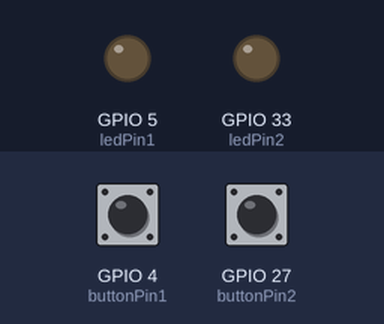
The sketch below on a simulated ESP32. On the bench: output pins drawn as LEDs (lit = HIGH). Dashed ring = blinking. The test bench sets the inputs (shaded band); at power-on: GPIO 27 (buttonPin2) LOW, GPIO 4 (buttonPin1) LOW. What the sketch prints to the serial monitor is not drawn.

Above: at 1.2 s.
1.3 s: GPIO 27 (buttonPin2) pulled HIGH for 3.2 s
At 1.7 s:
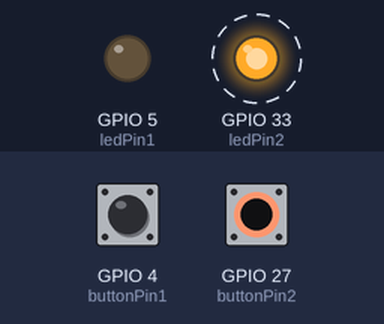
6.3 s: GPIO 4 (buttonPin1) pulled HIGH for 0.15 s
At 6.37 s:
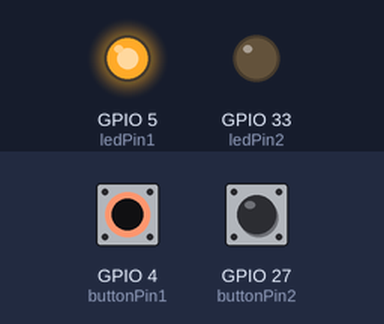
7.9 s: GPIO 4 (buttonPin1) pulled HIGH for 3.2 s
At 12.2 s:
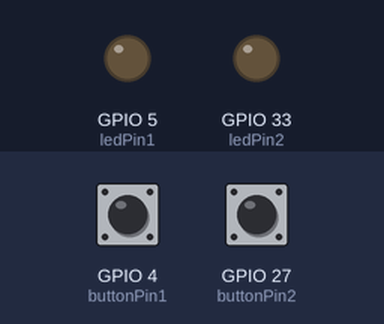
12.6 s: GPIO 4 (buttonPin1) driven HIGH and GPIO 27 (buttonPin2) driven HIGH
At 13.0 s:
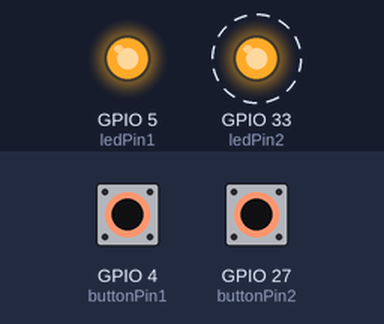
15.6 s: GPIO 4 (buttonPin1) driven LOW
At 16.0 s:
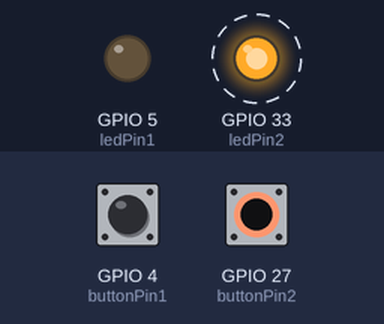
Timing chart, 0 to 19.6 s (numbered marks = the images above; inputs shaded):
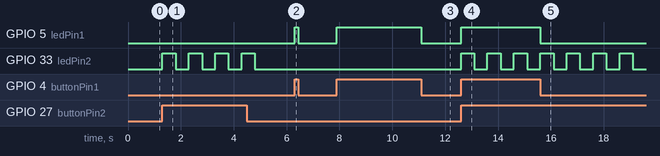

Measured:
- after the input at 1.3 s, GPIO 33 (ledPin2): alternates HIGH for 0.50 s and LOW for 0.50 s, 8 changes in all, then stays LOW, starting at once
- after the input at 6.3 s, GPIO 5 (ledPin1): LOW → HIGH at once, → LOW 0.15 s later
- after the input at 7.9 s, GPIO 5 (ledPin1): LOW → HIGH at once, → LOW 3.2 s later
- after the input at 12.6 s, GPIO 5 (ledPin1): LOW → HIGH at once; GPIO 33 (ledPin2): alternates HIGH for 0.50 s and LOW for 0.50 s, starting at once
- after the input at 15.6 s, GPIO 5 (ledPin1): HIGH → LOW at once

The sketch:

JOB_1_GPIO4.ino
```cpp
const int buttonPin1 = 4;  // Nomor pin push button pertama
const int buttonPin2 = 27;  // Nomor pin push button kedua
const int ledPin1 = 5;    // Nomor pin LED pertama
const int ledPin2 = 33;    // Nomor pin LED kedua

int buttonState1 = 0;      // Variabel untuk menyimpan status push button pertama
int buttonState2 = 0;      // Variabel untuk menyimpan status push button kedua

void setup() {
  Serial.begin(115200);
  pinMode(buttonPin1, INPUT);
  pinMode(buttonPin2, INPUT);
  pinMode(ledPin1, OUTPUT);
  pinMode(ledPin2, OUTPUT);
}

void loop() {
  buttonState1 = digitalRead(buttonPin1);
  buttonState2 = digitalRead(buttonPin2);


 // read the state of the pushbutton value
 buttonState1 = digitalRead(buttonPin1);
 Serial.println(buttonState1);
 // check if the pushbutton is pressed.
 // if it is, the buttonState is HIGH
 if (buttonState1 == HIGH) {
 // turn LED on
 digitalWrite(ledPin1, HIGH);
 } else {
 // turn LED off
 digitalWrite(ledPin1, LOW);
 }


  // Tambahkan kode untuk LED pertama di sini
  // ...

  // Periksa apakah push button kedua ditekan.
  // Jika ditekan, buttonState2 akan HIGH
  if (buttonState2 == HIGH) {
    // Aktifkan LED kedua untuk blink setiap 500ms
    digitalWrite(ledPin2, HIGH);
    delay(500);
    digitalWrite(ledPin2, LOW);
    delay(500);
  } else {
    // Matikan LED kedua jika push button tidak ditekan
    digitalWrite(ledPin2, LOW);
  }
}
```
